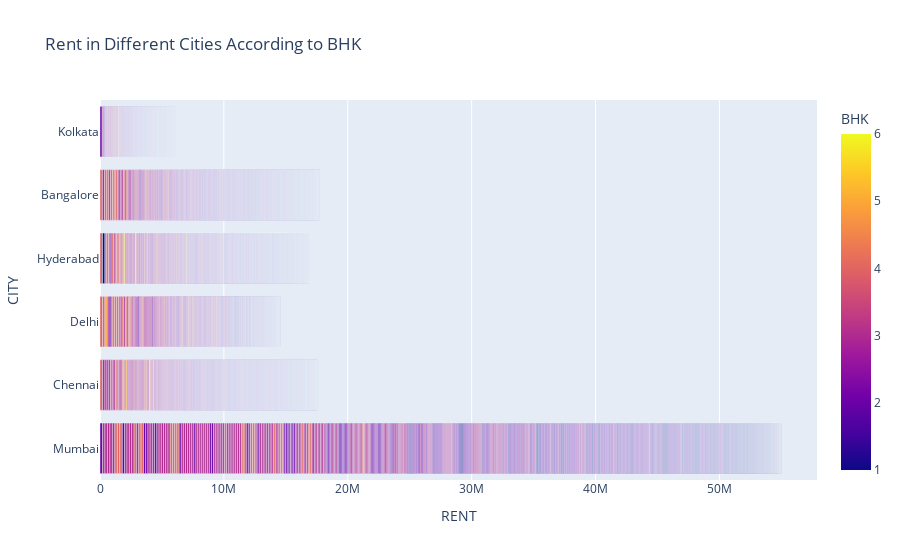

Notebook source saved alongside this figure:
### Code cell
figure = px.bar(df, x=df["RENT"], 
                y = df["CITY"], 
                color = df["BHK"],
            title="Rent in Different Cities According to BHK")
figure.show()

### Figure 1 — Plotly figure (JSON) as saved in the notebook; plotly's stock layout.template omitted (floating-point values rounded to 4 significant figures; data arrays with more than 128 entries replaced by an {"elided": "..."} marker saying what was removed)
{"data": [{"alignmentgroup": "True", "hovertemplate": "RENT=%{x}<br>CITY=%{y}<br>BHK=%{marker.color}<extra></extra>", "legendgroup": "", "marker": {"color": {"elided": "4556 int values"}, "coloraxis": "coloraxis", "pattern": {"shape": ""}}, "name": "", "offsetgroup": "", "orientation": "h", "showlegend": false, "textposition": "auto", "type": "bar", "x": {"elided": "4556 int values"}, "xaxis": "x", "y": {"elided": "4556 str values"}, "yaxis": "y"}], "layout": {"barmode": "relative", "coloraxis": {"colorbar": {"title": {"text": "BHK"}}, "colorscale": [[0, "#0d0887"], [0.1111, "#46039f"], [0.2222, "#7201a8"], [0.3333, "#9c179e"], [0.4444, "#bd3786"], [0.5556, "#d8576b"], [0.6667, "#ed7953"], [0.7778, "#fb9f3a"], [0.8889, "#fdca26"], [1, "#f0f921"]]}, "legend": {"tracegroupgap": 0}, "title": {"text": "Rent in Different Cities According to BHK"}, "xaxis": {"anchor": "y", "domain": [0, 1], "title": {"text": "RENT"}}, "yaxis": {"anchor": "x", "domain": [0, 1], "title": {"text": "CITY"}}}}
